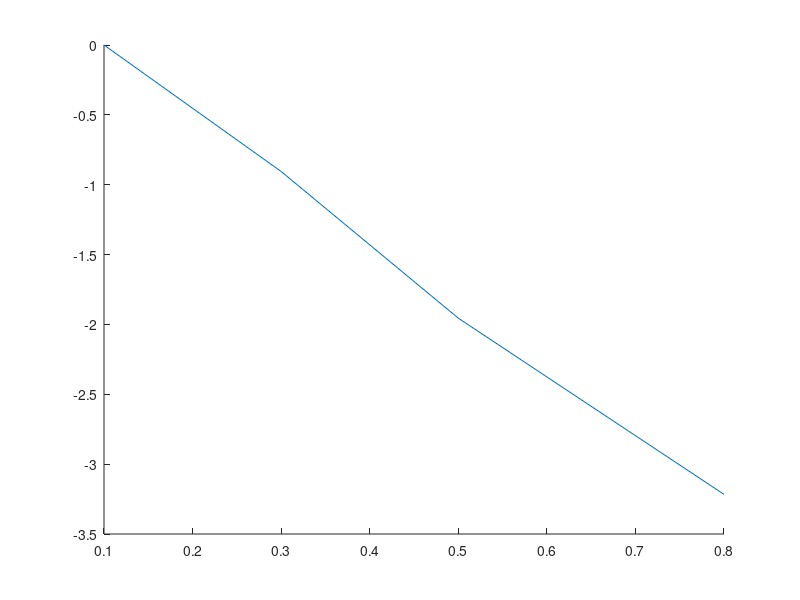

Write the MATLAB code that produced this figure. (Note: this script raises an error after producing the figure.)
clc
clear
close all

% units
% rho_al, rho_pb = g/cm^3
% t_al, t_pb = s
% tau_0 = mu s
% x_al, x_pb = mm
% n_mess_al, n_korr_al, n1, n_mess_pb, n_korr_pb = 1/s
% d_betamax = mm
% n_gamma_max, n_ges, n_beta_max = 1/s
% mu_al, mu_pb = 1/cm
% mu_rho = cm^2/g
% d_half_pb = mm

% pre allocation
data = struct;

% pre definition
x_al = [0.1, 0.3, 0.5, 0.8, 1.0, 2.0, 3.0, 4.0, 8.0, 16.0]; % in mm
x_pb = [1.0, 2.0, 3.0, 4.0, 6.0, 8.0, 10.0, 15.0, 20.0, 30.0];  % in mm
t_al = ones(size(x_al));
t_pb = ones(size(x_pb));
t_al(:) = 60;    % in s
t_pb(:) = 120;  % in s
tau_0 = 230;    % in µs
y = log(1/50);
rho_al = 2.7;   % in g/cm^3
rho_pb = 11.34; % in g/cm^3

% insert their values here
N_al = [15785, 6623, 2357, 672, 588, 577, 532, 471, 446, 375];
N_pb = [1374, 1191, 996, 878, 695, 635, 493, 325, 263, 140];

% 1a) n_mess & n_korr Aluminium
n_mess_al = zeros(size(N_al));
n_korr_al = zeros(size(N_al));
for N = 1:size(N_al, 2)
    n_mess_al(N) = N_al(N) / t_al(N);
    n_korr_al(N) = (N_al(N) / t_al(N)) / (1 - ((N_al(N) / t_al(N)) * tau_0 * 10^(-6)));
end

% ln(n_i/n_1) Aluminium
ln_nin1_al = zeros(size(N_al));
for N = 1:size(N_al, 2)
    ln_nin1_al(N) = log(n_korr_al(N) / n_korr_al(1));
end

n1 = n_korr_al(1);

% 1b) plot 
fig_al = figure(1);
hold on


% Regressionsgerade
x1 = x_al(1:4);
x2 = x_al(5:end);
y1 = ln_nin1_al(1:4);
y2 = ln_nin1_al(5:end);

p1 = polyfit(x1, y1, 1);
f1 = polyval(p1, x1);
p2 = polyfit(x2, y2, 1);
f2 = polyval(p2, x2);


al_1 = plot(x1, y1);
al_1.Marker = "o";
al_1.MarkerEdgeColor = "blue";
al_1.MarkerFaceColor = "blue";
al_1.LineStyle = "none";
al_1_reg = plot(x1, f1);
al_1_reg.Color = "blue";
al_2 = plot(x2, y2);
al_2.Marker = "o";
al_2.MarkerEdgeColor = "red";
al_2.MarkerFaceColor = "red";
al_2.LineStyle = "none";
al_2_reg = plot(x2, f2);
al_2_reg.Color = "red";

xlabel("x [mm]")
ylabel("ln(ni/n1)")
hold off

m1 = p1(1);     % in 1/mm
y0_1 = p1(2);
m2 = p2(1);     % in 1/mm
y0_2 = p2(2);

% 1c) Interpolation to find d_beta,max
d_betamax = (y - y0_1) / m1;

% 1d) mu/rho
mu_al = -m2 * 10;   % in 1/cm
mu_rho = mu_al/rho_al;  % in cm^2/g

% 2 Nachweiswahrscheinlichkeit
n_gamma_max = exp(y0_2) * n1;
n_ges = exp(y0_1) * n1;
n_beta_max = n_ges - n_gamma_max;

p_nachweis = n_gamma_max / n_beta_max;

data.x_al = x_al;
data.t_al = t_al;
data.N_al = N_al;
data.n_mess_al = n_mess_al;
data.n_korr_al = n_korr_al;
data.ln_nin1_al = ln_nin1_al;
data.n1_al = n1;
data.reg1_al = [m1, y0_1];
data.reg2_al = [m2, y0_2];
data.n_gamma_max_al = n_gamma_max;
data.n_beta_max_al = n_beta_max;
data.d_betamax_al = d_betamax;
data.Massenschwaechungskoeffizient_al = mu_rho;
data.Schwaechungskoeffizient_al = mu_al;
data.p_nachweis = p_nachweis;
data.tau_0 = tau_0;

% 3) Pb
% 3a) 
y = log(1/2);

n_mess_pb = zeros(size(N_pb));
n_korr_pb = zeros(size(N_pb));
for N = 1:size(N_pb, 2)
    n_mess_pb(N) = N_pb(N) / t_pb(N);
    n_korr_pb(N) = (N_pb(N) / t_pb(N)) / (1 - ((N_pb(N) / t_pb(N)) * tau_0 * 10^(-6)));
end

% ln(n_i/n_1) Aluminium
ln_nin1_pb = zeros(size(N_pb));
for N = 1:size(N_pb, 2)
    ln_nin1_pb(N) = log(n_mess_pb(N) / n_mess_pb(1));
end

n1 = n_mess_pb(1);

% plot 
fig_pb = figure(2);
hold on

p_pb = polyfit(x_pb, ln_nin1_pb, 1);
f_pb = polyval(p_pb, x_pb);


% Regressionsgerade
pb_plot = plot(x_pb, ln_nin1_pb);
pb_plot.Marker = "o";
pb_plot.MarkerEdgeColor = "blue";
pb_plot.MarkerFaceColor = "blue";
pb_plot.LineStyle = "none";

pb_plot_reg = plot(x_pb, f_pb);
pb_plot_reg.Color = "blue";

xlabel("x [mm]")
ylabel("ln(ni/n1)")

m1 = p_pb(1);     % in 1/mm
y0_1 = p_pb(2);

% 3 b) Halbwertsdicke
d_half_pb = (y - y0_1) / m1;

% 3c) Schwächungskoeffizient
mu_pb = -m1 * 10;     % in 1/cm
mu_rho = mu_pb/rho_pb;  % in cm^2/g

data.x_pb = x_pb;
data.t_pb = t_pb;
data.N_pb = N_pb;
data.n_mess_pb = n_mess_pb;
data.n_korr_pb = n_korr_pb;
data.ln_nin1_pb = ln_nin1_pb;
data.n1_pb = n1;
data.reg1_pb = [m1, y0_1];
data.d_half_pb = d_half_pb;
data.Massenschwaechungskoeffizient_pb = mu_rho;
data.Schwaechungskoeffizient_pb = mu_pb;


to_save = true;
if to_save
    prompt = ("Insert Filename: ");
    savename = input(prompt);
    save(strcat(char('G:\Meine Ablage\Master\Physik\Abgegebene Protokolle\Praktikum SoSe 25\'), ...
                        char(savename), '.mat'), '-struct', 'data')
end
